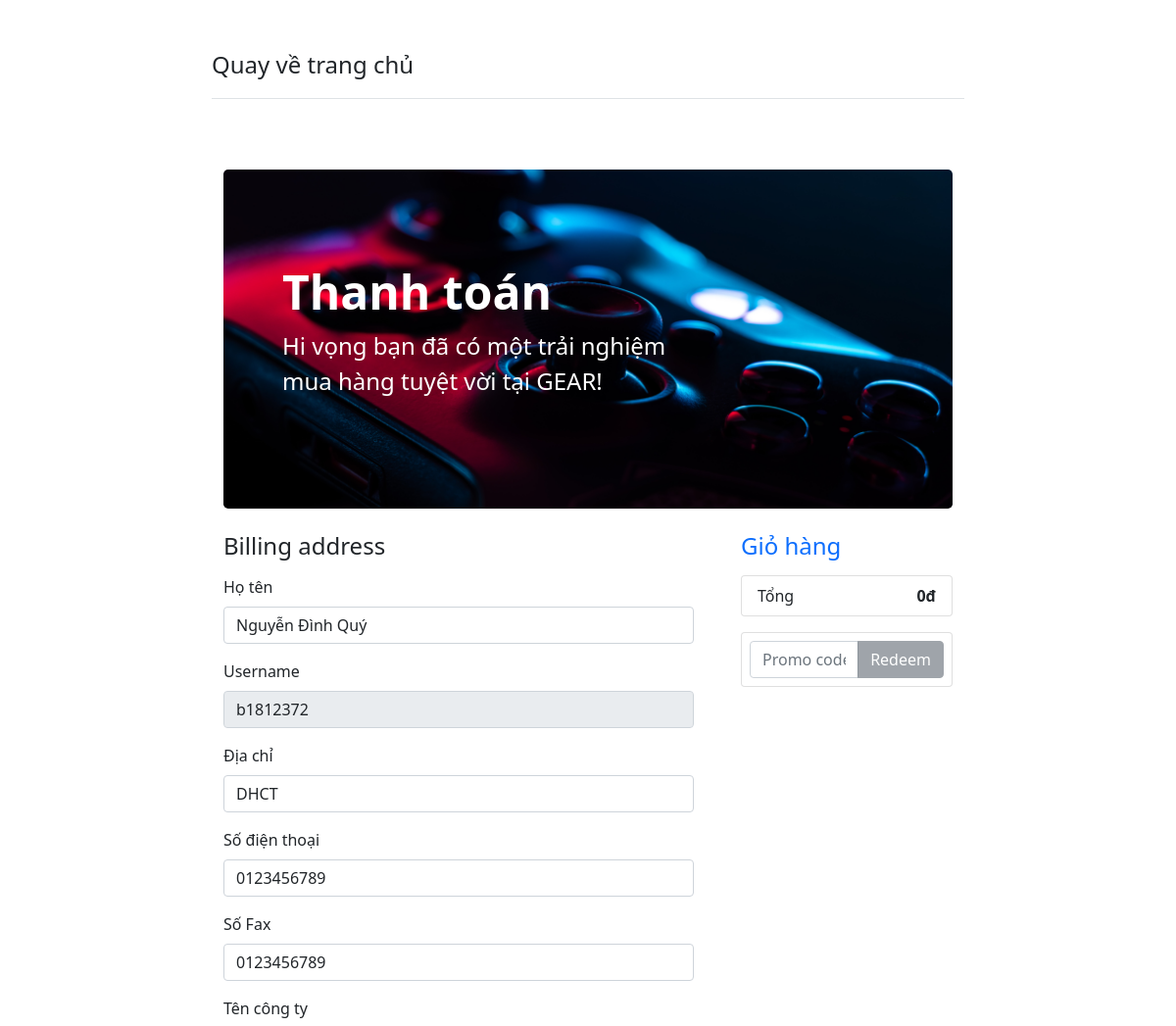
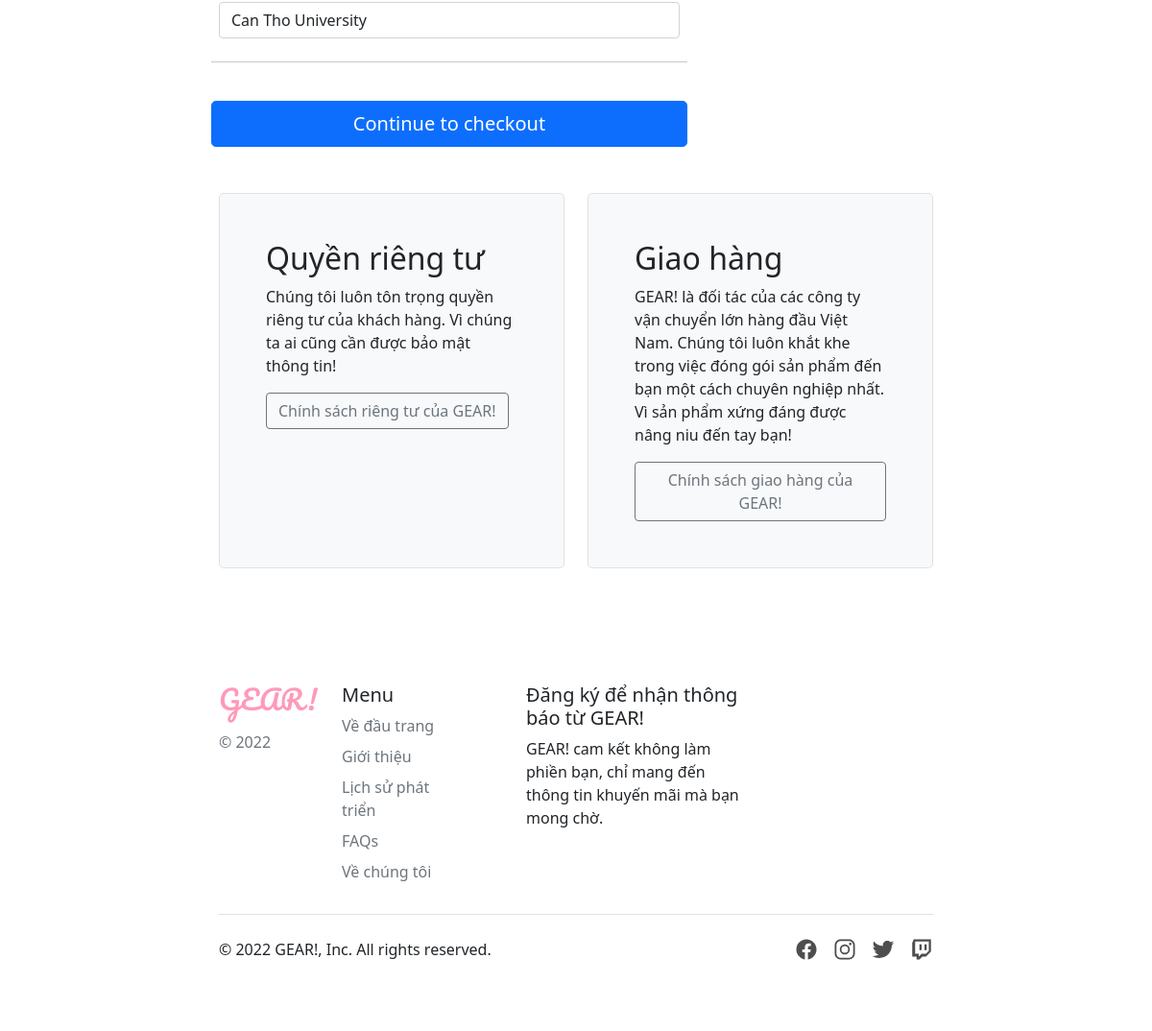
Screenshot of /Cart/CartInfor (signed in) with the database file from the repository (2 pictures, top to bottom).
### tables this page shows
CREATE TABLE `diachikh` (
  `MaDC` int(11) NOT NULL,
  `DiaChi` varchar(200) NOT NULL,
  `MSKH` int(11) NOT NULL
);

CREATE TABLE `khachhang` (
  `MSKH` int(11) NOT NULL,
  `HoTenKH` varchar(50) NOT NULL,
  `TenCongTy` varchar(50) NOT NULL,
  `SoDienThoai` varchar(12) NOT NULL,
  `SoFax` varchar(12) NOT NULL,
  `username` varchar(50) NOT NULL,
  `password` varchar(50) NOT NULL
);

### mvc/Core/Controller.php (called while the page is built, shortened)
<?php
class Controller{
    public function model($model){
        return new $model;
    }
    public function view($view, $data=[]){
        require_once "./mvc/Views/".$view.".php";
    }
}
?>

### mvc/Controllers/Cart.php (called while the page is built, shortened)
<?php
    class Cart  extends Controller{
        function CartInfor(){
            $this->view("Khach_hang/Customer",[
                "Page" =>"Cart"
            ]);
        }
    }
?>

### mvc/Core/App.php (called while the page is built, shortened)
<?php
    class App{
        protected $action = 'Show';
        function __construct(){
            $arr = $this->UrlProcess();
            if(isset($arr[0])){
                if( file_exists("./mvc/Controllers/".$arr[0].".php") ){
                    unset($arr[0]);
                }
            }
            $this->controller = new $this->controller;
            if(isset($arr[1])){
                if( method_exists( $this->controller , $arr[1]) ){
                    $this->action = $arr[1];
                }
                unset($arr[1]);
            }
            $this->params = $arr?array_values($arr):[];
            call_user_func_array([$this->controller, $this->action], $this->params );
        }
        function UrlProcess(){
            if( isset($_GET["url"]) ){
                return explode("/", filter_var(trim($_GET["url"], "/")));
            }
        }
    }
?>

### index.php (called while the page is built, shortened)
<?php
$myApp = new App();
?>

### mvc/Core/DB.php (called while the page is built, shortened)
<?php
class DB{
    protected $servername = "localhost";
    protected $username = "root";
    protected $password = "";
    function __construct(){
        $this->con = mysqli_connect($this->servername, $this->username, $this->password);
    }
}
?>

### mvc/Models/CartModel.php (called while the page is built, shortened)
<?php
class CartModel extends DB{
    public function thongtindathang($username){
        $qr = "SELECT * FROM khachhang inner join diachikh on khachhang.MSKH = diachikh.MSKH WHERE username = '$username'";
        return mysqli_query($this->con,$qr);
    }
}
?>

### mvc/Views/Khach_hang/pages/Cart.php (the view, shortened to what this page needs)
<?php
    $teo = $this->model("CartModel");
    $sum_cart = 0;
    $username = $_SESSION['login_guest'];
    $result_user = $teo -> thongtindathang($username);
    $row_info = mysqli_fetch_assoc($result_user);
?>
<div class="container py-4">
    <div class="p-5 mb-4 rounded-3 payment-greeting">
        <div class="container-fluid py-5 payment-greeting-text">
            <h1 class="display-5 fw-bold">Thanh toán</h1>
            <p class="col-md-8 fs-4">Hi vọng bạn đã có một trải nghiệm mua hàng tuyệt vời tại GEAR!</p>
        </div>
    </div>
    <main>
        <div class="row g-5">
            <div class="col-md-5 col-lg-4 order-md-last">
            <h4 class="d-flex justify-content-between align-items-center mb-3">
                  <span class="text-primary">Giỏ hàng</span>
            </h4>
            <ul class="list-group mb-3">
                    <li class="list-group-item d-flex justify-content-between">
                        <span>Tổng</span>
                        <strong><?php echo number_format($sum_cart)?>đ</strong>
                    </li>
            </ul>
            <form class="card p-2">
                <div class="input-group">
                    <input type="text" class="form-control" placeholder="Promo code">
                    <button type="submit" class="btn btn-secondary" disabled>Redeem</button>
                </div>
            </form>
        </div>
        <div class="col-md-7 col-lg-8">
            <h4 class="mb-3">Billing address</h4>
                <form method="POST" action="" enctype="multipart/form-data">
                  <div class="row g-3">
                    <div class="col-12">
                        <label for="HoTenKH" class="form-label">Họ tên</label>
                        <input type="text" class="form-control" name="HoTenKH" value="<?php echo $row_info['HoTenKH'];?>" required="">
                    </div>
                    <div class="col-12">
                      <label for="username" class="form-label">Username</label>
                      <div class="input-group has-validation">
                        <input type="text" class="form-control" name="username" value="<?php echo $username?>" disabled>
                      </div>
                    </div>
                    <div class="col-12">
                      <label for="address" class="form-label">Địa chỉ</label>
                      <input type="text" class="form-control" name="DiaChi" required value="<?php echo $row_info['DiaChi'];?>">
                    </div>
                    <div class="col-12">
                      <label for="address2" class="form-label">Số điện thoại</label>
                      <input type="text" class="form-control" name="SoDienThoai" value = "<?php echo $row_info['SoDienThoai'];?>">
                    </div>
                    <div class="col-12">
                      <label for="address2" class="form-label">Số Fax</label>
                      <input type="text" class="form-control" name="SoFax" value = "<?php echo $row_info['SoFax'];?>">
                    </div>
                    <div class="col-12">
                      <label for="address2" class="form-label">Tên công ty</label>
                      <input type="text" class="form-control" name="TenCongTy" value = "<?php echo $row_info['TenCongTy'];?>">
                    </div>
                    <hr class="my-4">
                        <button class="w-100 btn btn-primary btn-lg" name="check-out" data-bs-toggle="tooltip" data-bs-placement="right" type="submit" title="Xác nhận thanh toán!">Continue to checkout</button>
                </form>
            </div>
            </div>
    </main>
    <div class="row align-items-md-stretch mt-5">
        <div class="col-md-6">
            <div class="h-100 p-5 bg-light border rounded-3">
                <h2>Quyền riêng tư</h2>
                <p>Chúng tôi luôn tôn trọng quyền riêng tư của khách hàng. Vì chúng ta ai cũng cần được bảo mật thông tin!</p>
                <button class="btn btn-outline-secondary" data-bs-toggle="modal" data-bs-target="#exampleModal" type="button">Chính sách riêng tư của GEAR!</button>
            </div>
        </div>
        <div class="col-md-6">
            <div class="h-100 p-5 bg-light border rounded-3">
                <h2>Giao hàng</h2>
                <p>GEAR! là đối tác của các công ty vận chuyển lớn hàng đầu Việt Nam. Chúng tôi luôn khắt khe trong việc đóng gói sản phẩm đến bạn một cách chuyên nghiệp nhất. Vì sản phẩm xứng đáng được nâng niu đến tay bạn!</p>
                <button class="btn btn-outline-secondary" data-bs-toggle="modal" data-bs-target="#exampleModal" type="button">Chính sách giao hàng của GEAR!</button>
            </div>
        </div>
    </div>
</div>

### mvc/Views/css/Khach_hang_css/cart.css (style rules this page uses)
.payment-greeting { background: url(../../../Views/media/image/background/bg-image9.jpg); background-size: cover; background-repeat: no-repeat; background-position: center; }
.payment-greeting-text { color:white; }

### rows the page displays
diachikh: HoTenKH "Nguyễn Đình Quý", DiaChi "DHCT", SoDienThoai "0123456789", SoFax "0123456789", TenCongTy "Can Tho University"

### other values shown
$sum_cart "0"
